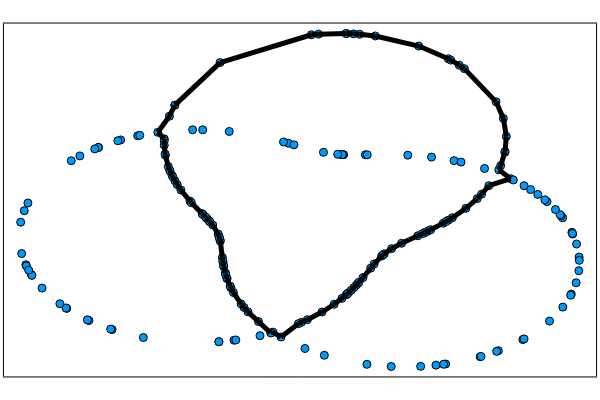

Notebook code for this chart:
### Code cell
plot_cycle_single(transpose(P_pca), cycle = class5)
